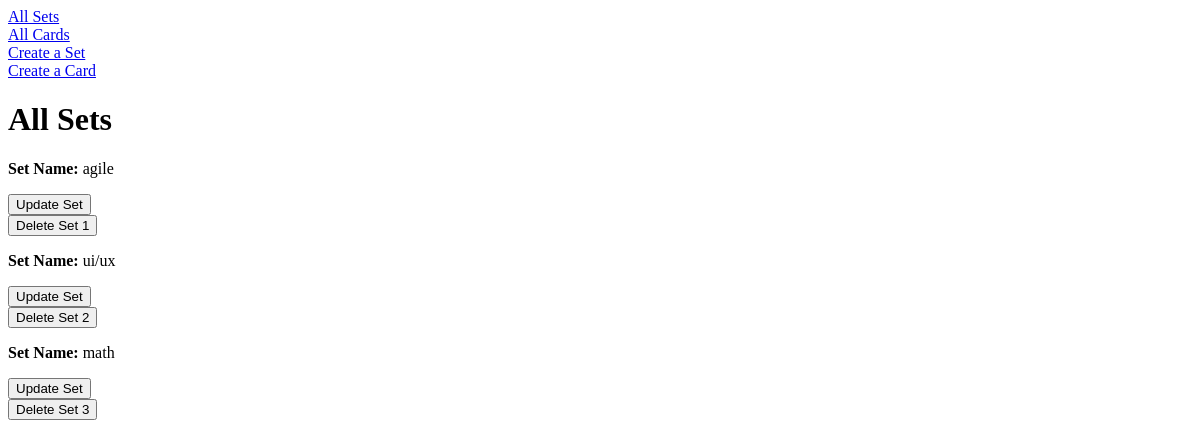
The app's page /sets/, older data.
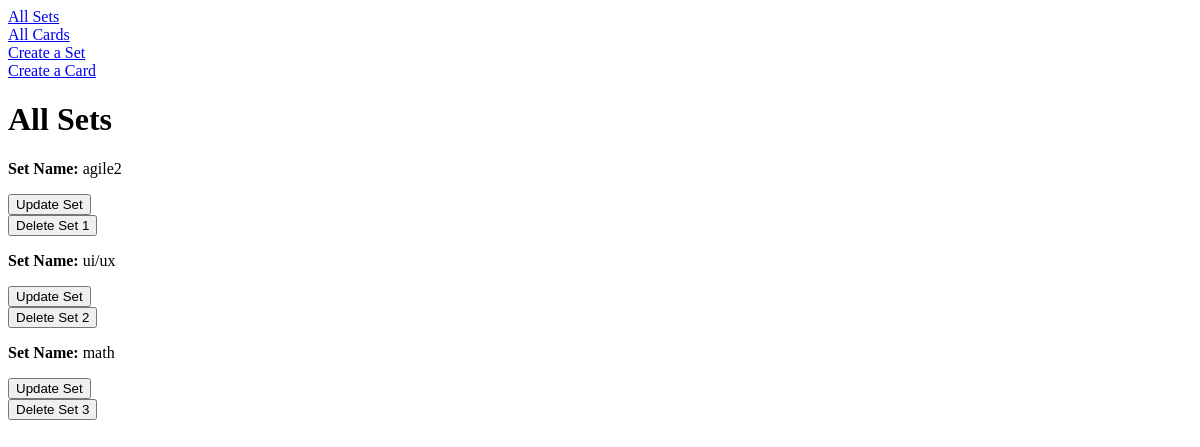
The same page, newer data.
### models.py (models this page shows)
class Flashcard_set(db.Model):
    set_id=mapped_column(Integer, primary_key=True, autoincrement=True)
    name = mapped_column(String(200), nullable=False)
    customer_id = mapped_column(Integer, ForeignKey(Customer.id), nullable=False)
    description = mapped_column(String(200), nullable=True)
    customer = relationship("Customer", back_populates="set")
    card = relationship("Flashcard", back_populates="set", cascade="all, delete-orphan")

### routes/sets.py (the view)
@sets_bp.route('/') # display all sets
def sets_page():
    all_sets = db.session.execute(db.select(Flashcard_set)).scalars()
    return render_template("sets.html", sets=all_sets)

### templates/sets.html
{% extends "base.html" %}
{% block content %}
<h1> All Sets </h1>
{% for set in sets %}
<p>
    <strong>Set Name:</strong>
    <span>
        {{ set.name }}
    </span>
    <span>
        <form action="{{ url_for('api_sets.view_update_set', set_id=set.set_id) }}">
            <button type="submit"> Update Set </button>
        </form>
    </span>
    <form method="POST" action="{{ url_for('api_sets.delete_set', set_id=set.set_id) }}">
        <button type="submit"> Delete Set {{ set.set_id }} </button>
    </form>
</p>
{% endfor %}
{% endblock %}

Row changes from the older to the newer data that the page shows:
changed Flashcard_set id 1: name "agile" → "agile2"
